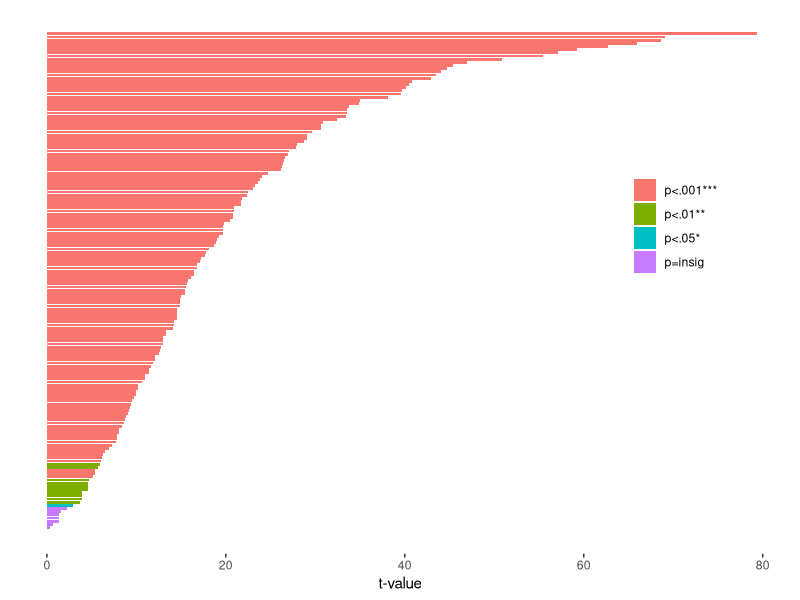

Recreate this plot in R.
############################################################################
###### Turing ToM -- S4 -- Visualisation of t test results - VA ###########
# This follows same format as script `S4_barplot_LLM.r` except this is for VA and that is for LLM

library(tidyverse)

# README: This script takes summary of t test results for Turing test of humans v VA, by question, 
# which was generated in `S4update_va.r`, and visualises it in horizontal bar plot for Fig.3(a) of paper

# Read in summary df, assuming you kept same file structure as on osf
S4va <- read.csv("../data/S4va7.csv") # 157 obs of 4 vars

# Get it descending by t and assign new index
S4t1 <- S4va[order(S4va$t, decreasing = TRUE),]
S4t1 <- S4t1 %>% mutate(index = 1:nrow(S4t1))

# And a new column for the pvalue category
S4t1 <- S4t1 %>% 
  mutate(sig = if_else(S4t1$p<.001,'p<.001***',
                       if_else(S4t1$p<.01, 'p<.01**',
                               if_else(S4t1$p<.05, 'p<.05*', 'p=insig'))))

names(S4t1)[2] <- 'Q'

# Generate horizontal bar plot
plt <- ggplot(S4t1, aes(x=desc(index), y=t, fill=sig)) +
  geom_bar(stat="identity") +
  coord_flip() +
  ylab("t-value ") +
  theme(panel.grid = element_blank(),
        axis.text.y = element_blank(),
        axis.title.y = element_blank(),
        axis.ticks.y = element_blank(),
        panel.background = element_blank(),
        legend.title = element_blank(),
        legend.position = c(0.85,0.6))
plt

# Now retrieve question text
TQs <- read.csv("../data/TQs.csv")
S4q <- merge(S4t1, TQs, by="Q")
S4q <- S4q[order(S4q$t, decreasing = TRUE),]

write.csv(S4q, '../data/S4qva.csv')
